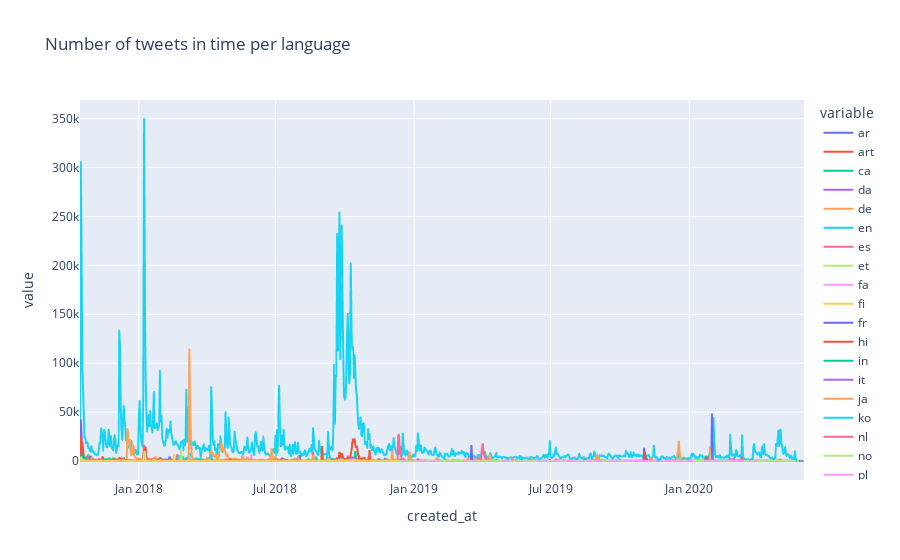

Notebook code for this chart:
### Code cell
number_of_tweets_per_lang_in_time_df = number_of_tweets_per_lang_in_time_df.reset_index()
number_of_tweets_per_lang_in_time_df = number_of_tweets_per_lang_in_time_df[(number_of_tweets_per_lang_in_time_df.created_at >= '2017-01-01') & 
                                                                            (number_of_tweets_per_lang_in_time_df.created_at <= '2021-01-01')]
number_of_tweets_per_lang_in_time_df = number_of_tweets_per_lang_in_time_df[number_of_tweets_per_lang_in_time_df.lang.isin(top_30_languages)]
number_of_tweets_per_lang_in_time_df = number_of_tweets_per_lang_in_time_df.set_index('created_at').groupby([pd.Grouper(freq='D'), 'lang']).id.sum().reset_index().pivot_table(index = 'created_at', columns = 'lang', values = 'id')

# number_of_tweets_per_lang_in_time_df.to_csv('export_summary/number_of_tweets_per_lang_in_time.csv')
# number_of_tweets_per_lang_in_time_df = pd.read_csv('export_summary/number_of_tweets_per_lang_in_time.csv', index_col=0)

px.line(number_of_tweets_per_lang_in_time_df, title='Number of tweets in time per language')

### Figure 1 — Plotly figure (JSON) as saved in the notebook; plotly's stock layout.template omitted (floating-point values rounded to 4 significant figures; data arrays with more than 128 entries replaced by an {"elided": "..."} marker saying what was removed)
{"data": [{"hovertemplate": "variable=ar<br>created_at=%{x}<br>value=%{y}<extra></extra>", "legendgroup": "ar", "line": {"color": "#636efa", "dash": "solid"}, "marker": {"symbol": "circle"}, "mode": "lines", "name": "ar", "showlegend": true, "type": "scattergl", "x": {"elided": "954 str values"}, "xaxis": "x", "y": {"elided": "954 int values"}, "yaxis": "y"}, {"hovertemplate": "variable=art<br>created_at=%{x}<br>value=%{y}<extra></extra>", "legendgroup": "art", "line": {"color": "#EF553B", "dash": "solid"}, "marker": {"symbol": "circle"}, "mode": "lines", "name": "art", "showlegend": true, "type": "scattergl", "x": {"elided": "954 str values"}, "xaxis": "x", "y": {"elided": "954 int values"}, "yaxis": "y"}, {"hovertemplate": "variable=ca<br>created_at=%{x}<br>value=%{y}<extra></extra>", "legendgroup": "ca", "line": {"color": "#00cc96", "dash": "solid"}, "marker": {"symbol": "circle"}, "mode": "lines", "name": "ca", "showlegend": true, "type": "scattergl", "x": {"elided": "954 str values"}, "xaxis": "x", "y": {"elided": "954 int values"}, "yaxis": "y"}, {"hovertemplate": "variable=da<br>created_at=%{x}<br>value=%{y}<extra></extra>", "legendgroup": "da", "line": {"color": "#ab63fa", "dash": "solid"}, "marker": {"symbol": "circle"}, "mode": "lines", "name": "da", "showlegend": true, "type": "scattergl", "x": {"elided": "954 str values"}, "xaxis": "x", "y": {"elided": "954 int values"}, "yaxis": "y"}, {"hovertemplate": "variable=de<br>created_at=%{x}<br>value=%{y}<extra></extra>", "legendgroup": "de", "line": {"color": "#FFA15A", "dash": "solid"}, "marker": {"symbol": "circle"}, "mode": "lines", "name": "de", "showlegend": true, "type": "scattergl", "x": {"elided": "954 str values"}, "xaxis": "x", "y": {"elided": "954 int values"}, "yaxis": "y"}, {"hovertemplate": "variable=en<br>created_at=%{x}<br>value=%{y}<extra></extra>", "legendgroup": "en", "line": {"color": "#19d3f3", "dash": "solid"}, "marker": {"symbol": "circle"}, "mode": "lines", "name": "en", "showlegend": true, "type": "scattergl", "x": {"elided": "954 str values"}, "xaxis": "x", "y": {"elided": "954 int values"}, "yaxis": "y"}, {"hovertemplate": "variable=es<br>created_at=%{x}<br>value=%{y}<extra></extra>", "legendgroup": "es", "line": {"color": "#FF6692", "dash": "solid"}, "marker": {"symbol": "circle"}, "mode": "lines", "name": "es", "showlegend": true, "type": "scattergl", "x": {"elided": "954 str values"}, "xaxis": "x", "y": {"elided": "954 int values"}, "yaxis": "y"}, {"hovertemplate": "variable=et<br>created_at=%{x}<br>value=%{y}<extra></extra>", "legendgroup": "et", "line": {"color": "#B6E880", "dash": "solid"}, "marker": {"symbol": "circle"}, "mode": "lines", "name": "et", "showlegend": true, "type": "scattergl", "x": {"elided": "954 str values"}, "xaxis": "x", "y": {"elided": "954 int values"}, "yaxis": "y"}, {"hovertemplate": "variable=fa<br>created_at=%{x}<br>value=%{y}<extra></extra>", "legendgroup": "fa", "line": {"color": "#FF97FF", "dash": "solid"}, "marker": {"symbol": "circle"}, "mode": "lines", "name": "fa", "showlegend": true, "type": "scattergl", "x": {"elided": "954 str values"}, "xaxis": "x", "y": {"elided": "954 int values"}, "yaxis": "y"}, {"hovertemplate": "variable=fi<br>created_at=%{x}<br>value=%{y}<extra></extra>", "legendgroup": "fi", "line": {"color": "#FECB52", "dash": "solid"}, "marker": {"symbol": "circle"}, "mode": "lines", "name": "fi", "showlegend": true, "type": "scattergl", "x": {"elided": "954 str values"}, "xaxis": "x", "y": {"elided": "954 int values"}, "yaxis": "y"}, {"hovertemplate": "variable=fr<br>created_at=%{x}<br>value=%{y}<extra></extra>", "legendgroup": "fr", "line": {"color": "#636efa", "dash": "solid"}, "marker": {"symbol": "circle"}, "mode": "lines", "name": "fr", "showlegend": true, "type": "scattergl", "x": {"elided": "954 str values"}, "xaxis": "x", "y": {"elided": "954 int values"}, "yaxis": "y"}, {"hovertemplate": "variable=hi<br>created_at=%{x}<br>value=%{y}<extra></extra>", "legendgroup": "hi", "line": {"color": "#EF553B", "dash": "solid"}, "marker": {"symbol": "circle"}, "mode": "lines", "name": "hi", "showlegend": true, "type": "scattergl", "x": {"elided": "954 str values"}, "xaxis": "x", "y": {"elided": "954 int values"}, "yaxis": "y"}, {"hovertemplate": "variable=in<br>created_at=%{x}<br>value=%{y}<extra></extra>", "legendgroup": "in", "line": {"color": "#00cc96", "dash": "solid"}, "marker": {"symbol": "circle"}, "mode": "lines", "name": "in", "showlegend": true, "type": "scattergl", "x": {"elided": "954 str values"}, "xaxis": "x", "y": {"elided": "954 int values"}, "yaxis": "y"}, {"hovertemplate": "variable=it<br>created_at=%{x}<br>value=%{y}<extra></extra>", "legendgroup": "it", "line": {"color": "#ab63fa", "dash": "solid"}, "marker": {"symbol": "circle"}, "mode": "lines", "name": "it", "showlegend": true, "type": "scattergl", "x": {"elided": "954 str values"}, "xaxis": "x", "y": {"elided": "954 int values"}, "yaxis": "y"}, {"hovertemplate": "variable=ja<br>created_at=%{x}<br>value=%{y}<extra></extra>", "legendgroup": "ja", "line": {"color": "#FFA15A", "dash": "solid"}, "marker": {"symbol": "circle"}, "mode": "lines", "name": "ja", "showlegend": true, "type": "scattergl", "x": {"elided": "954 str values"}, "xaxis": "x", "y": {"elided": "954 int values"}, "yaxis": "y"}, {"hovertemplate": "variable=ko<br>created_at=%{x}<br>value=%{y}<extra></extra>", "legendgroup": "ko", "line": {"color": "#19d3f3", "dash": "solid"}, "marker": {"symbol": "circle"}, "mode": "lines", "name": "ko", "showlegend": true, "type": "scattergl", "x": {"elided": "954 str values"}, "xaxis": "x", "y": {"elided": "954 int values"}, "yaxis": "y"}, {"hovertemplate": "variable=nl<br>created_at=%{x}<br>value=%{y}<extra></extra>", "legendgroup": "nl", "line": {"color": "#FF6692", "dash": "solid"}, "marker": {"symbol": "circle"}, "mode": "lines", "name": "nl", "showlegend": true, "type": "scattergl", "x": {"elided": "954 str values"}, "xaxis": "x", "y": {"elided": "954 int values"}, "yaxis": "y"}, {"hovertemplate": "variable=no<br>created_at=%{x}<br>value=%{y}<extra></extra>", "legendgroup": "no", "line": {"color": "#B6E880", "dash": "solid"}, "marker": {"symbol": "circle"}, "mode": "lines", "name": "no", "showlegend": true, "type": "scattergl", "x": {"elided": "954 str values"}, "xaxis": "x", "y": {"elided": "954 int values"}, "yaxis": "y"}, {"hovertemplate": "variable=pl<br>created_at=%{x}<br>value=%{y}<extra></extra>", "legendgroup": "pl", "line": {"color": "#FF97FF", "dash": "solid"}, "marker": {"symbol": "circle"}, "mode": "lines", "name": "pl", "showlegend": true, "type": "scattergl", "x": {"elided": "954 str values"}, "xaxis": "x", "y": {"elided": "954 int values"}, "yaxis": "y"}, {"hovertemplate": "variable=pt<br>created_at=%{x}<br>value=%{y}<extra></extra>", "legendgroup": "pt", "line": {"color": "#FECB52", "dash": "solid"}, "marker": {"symbol": "circle"}, "mode": "lines", "name": "pt", "showlegend": true, "type": "scattergl", "x": {"elided": "954 str values"}, "xaxis": "x", "y": {"elided": "954 int values"}, "yaxis": "y"}, {"hovertemplate": "variable=qht<br>created_at=%{x}<br>value=%{y}<extra></extra>", "legendgroup": "qht", "line": {"color": "#636efa", "dash": "solid"}, "marker": {"symbol": "circle"}, "mode": "lines", "name": "qht", "showlegend": true, "type": "scattergl", "x": {"elided": "954 str values"}, "xaxis": "x", "y": {"elided": "954 int values"}, "yaxis": "y"}, {"hovertemplate": "variable=qme<br>created_at=%{x}<br>value=%{y}<extra></extra>", "legendgroup": "qme", "line": {"color": "#EF553B", "dash": "solid"}, "marker": {"symbol": "circle"}, "mode": "lines", "name": "qme", "showlegend": true, "type": "scattergl", "x": {"elided": "954 str values"}, "xaxis": "x", "y": {"elided": "954 int values"}, "yaxis": "y"}, {"hovertemplate": "variable=sv<br>created_at=%{x}<br>value=%{y}<extra></extra>", "legendgroup": "sv", "line": {"color": "#00cc96", "dash": "solid"}, "marker": {"symbol": "circle"}, "mode": "lines", "name": "sv", "showlegend": true, "type": "scattergl", "x": {"elided": "954 str values"}, "xaxis": "x", "y": {"elided": "954 int values"}, "yaxis": "y"}, {"hovertemplate": "variable=ta<br>created_at=%{x}<br>value=%{y}<extra></extra>", "legendgroup": "ta", "line": {"color": "#ab63fa", "dash": "solid"}, "marker": {"symbol": "circle"}, "mode": "lines", "name": "ta", "showlegend": true, "type": "scattergl", "x": {"elided": "954 str values"}, "xaxis": "x", "y": {"elided": "954 int values"}, "yaxis": "y"}, {"hovertemplate": "variable=th<br>created_at=%{x}<br>value=%{y}<extra></extra>", "legendgroup": "th", "line": {"color": "#FFA15A", "dash": "solid"}, "marker": {"symbol": "circle"}, "mode": "lines", "name": "th", "showlegend": true, "type": "scattergl", "x": {"elided": "954 str values"}, "xaxis": "x", "y": {"elided": "954 int values"}, "yaxis": "y"}, {"hovertemplate": "variable=tl<br>created_at=%{x}<br>value=%{y}<extra></extra>", "legendgroup": "tl", "line": {"color": "#19d3f3", "dash": "solid"}, "marker": {"symbol": "circle"}, "mode": "lines", "name": "tl", "showlegend": true, "type": "scattergl", "x": {"elided": "954 str values"}, "xaxis": "x", "y": {"elided": "954 int values"}, "yaxis": "y"}, {"hovertemplate": "variable=tr<br>created_at=%{x}<br>value=%{y}<extra></extra>", "legendgroup": "tr", "line": {"color": "#FF6692", "dash": "solid"}, "marker": {"symbol": "circle"}, "mode": "lines", "name": "tr", "showlegend": true, "type": "scattergl", "x": {"elided": "954 str values"}, "xaxis": "x", "y": {"elided": "954 int values"}, "yaxis": "y"}, {"hovertemplate": "variable=und<br>created_at=%{x}<br>value=%{y}<extra></extra>", "legendgroup": "und", "line": {"color": "#B6E880", "dash": "solid"}, "marker": {"symbol": "circle"}, "mode": "lines", "name": "und", "showlegend": true, "type": "scattergl", "x": {"elided": "954 str values"}, "xaxis": "x", "y": {"elided": "954 int values"}, "yaxis": "y"}, {"hovertemplate": "variable=ur<br>created_at=%{x}<br>value=%{y}<extra></extra>", "legendgroup": "ur", "line": {"color": "#FF97FF", "dash": "solid"}, "marker": {"symbol": "circle"}, "mode": "lines", "name": "ur", "showlegend": true, "type": "scattergl", "x": {"elided": "954 str values"}, "xaxis": "x", "y": {"elided": "954 int values"}, "yaxis": "y"}, {"hovertemplate": "variable=zxx<br>created_at=%{x}<br>value=%{y}<extra></extra>", "legendgroup": "zxx", "line": {"color": "#FECB52", "dash": "solid"}, "marker": {"symbol": "circle"}, "mode": "lines", "name": "zxx", "showlegend": true, "type": "scattergl", "x": {"elided": "954 str values"}, "xaxis": "x", "y": {"elided": "954 int values"}, "yaxis": "y"}], "layout": {"legend": {"title": {"text": "variable"}, "tracegroupgap": 0}, "title": {"text": "Number of tweets in time per language"}, "xaxis": {"anchor": "y", "domain": [0, 1], "title": {"text": "created_at"}}, "yaxis": {"anchor": "x", "domain": [0, 1], "title": {"text": "value"}}}}
